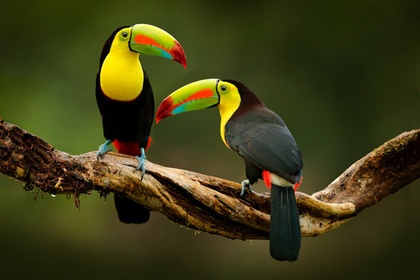
%> input picture Jpeg Compression/bird_image.jpg, 420 x 280 px, shrunk from 540 x 360 before the run
$ octave compression_jpeg.m   (GNU Octave 9; MATLAB toolbox functions it lacks are replaced by stand-ins)
%> lines starting %> are read from the running program, lines starting %| are printed output that depends on the picture
% Created by: Siddharth Khandelwal
% Date: 02/02/2026
% JPEG Compression using DCT (high compression case)

clc;
clear all;
close all;

I = imread("bird_image.jpg");
%> I is the input picture: size 280x420x3 uint8; mean R, G, B 62.8, 61, 23
if size(I,3) == 3
    I = rgb2gray(I);
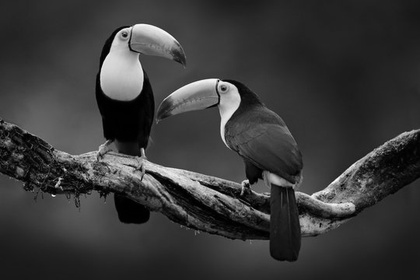
%> I: size 280x420 uint8; min 0, max 252, mean 57.2
end
I = double(I);
%> I: size 280x420 double
% Reading the image, converting to grayscale if needed,
% and changing data type for mathematical operations.

Q = [16 11 10 16 24 40 51 61;
     12 12 14 19 26 58 60 55;
     14 13 16 24 40 57 69 56;
     14 17 22 29 51 87 80 62;
     18 22 37 56 68 109 103 77;
     24 35 55 64 81 104 113 92;
     49 64 78 87 103 121 120 101;
     72 92 95 98 112 100 103 99];
% JPEG standard quantization table used to reduce DCT coefficients.

factor = 10;
Q = Q * factor;
% Scaling the quantization matrix to increase compression level.

blockSize = 8;
% Image is processed block-wise using 8x8 blocks as per JPEG standard.

[m,n] = size(I);
%> m = 280; n = 420
reconstructed = zeros(m,n);
% Empty matrix to store the reconstructed image blocks.

for i = 1:blockSize:(m-blockSize+1)
    for j = 1:blockSize:(n-blockSize+1)

        block = I(i:i+7, j:j+7);
        % Selecting an 8x8 block from the image.

        block = block - 128;
        % Level shifting to center pixel values around zero.

        dctBlock = dct2(block);
        % Applying DCT to convert spatial data into frequency components.

        quantBlock = round(dctBlock ./ Q);
        % Quantizing the DCT coefficients (main compression step).

        dequantBlock = quantBlock .* Q;
        % De-quantization during reconstruction.

        idctBlock = idct2(dequantBlock);
        % Converting frequency domain data back to spatial domain.

        idctBlock = idctBlock + 128;
        % Shifting values back to valid image intensity range.

        reconstructed(i:i+7, j:j+7) = idctBlock;
        % Storing the processed block into output image.

    end
end
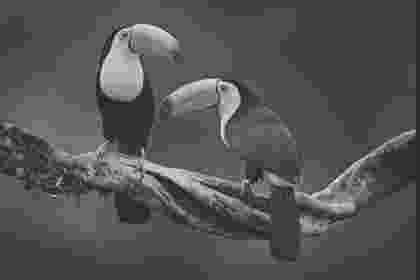
%> reconstructed: size 280x420 double; min -63.91, max 299.4, mean 56.5; drawn with min black and max white

reconstructed = uint8(reconstructed);
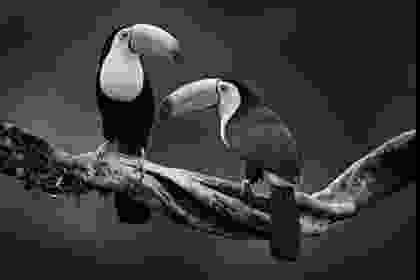
%> reconstructed: size 280x420 uint8; min 0, max 255, mean 56.6
% Converting the reconstructed image to displayable format.

figure;
imshow(uint8(I));
title("Original Image");
% Showing original image before compression.

figure;
imshow(reconstructed);
title("Reconstructed Image After JPEG Compression");
% Showing image after DCT-based JPEG compression.
